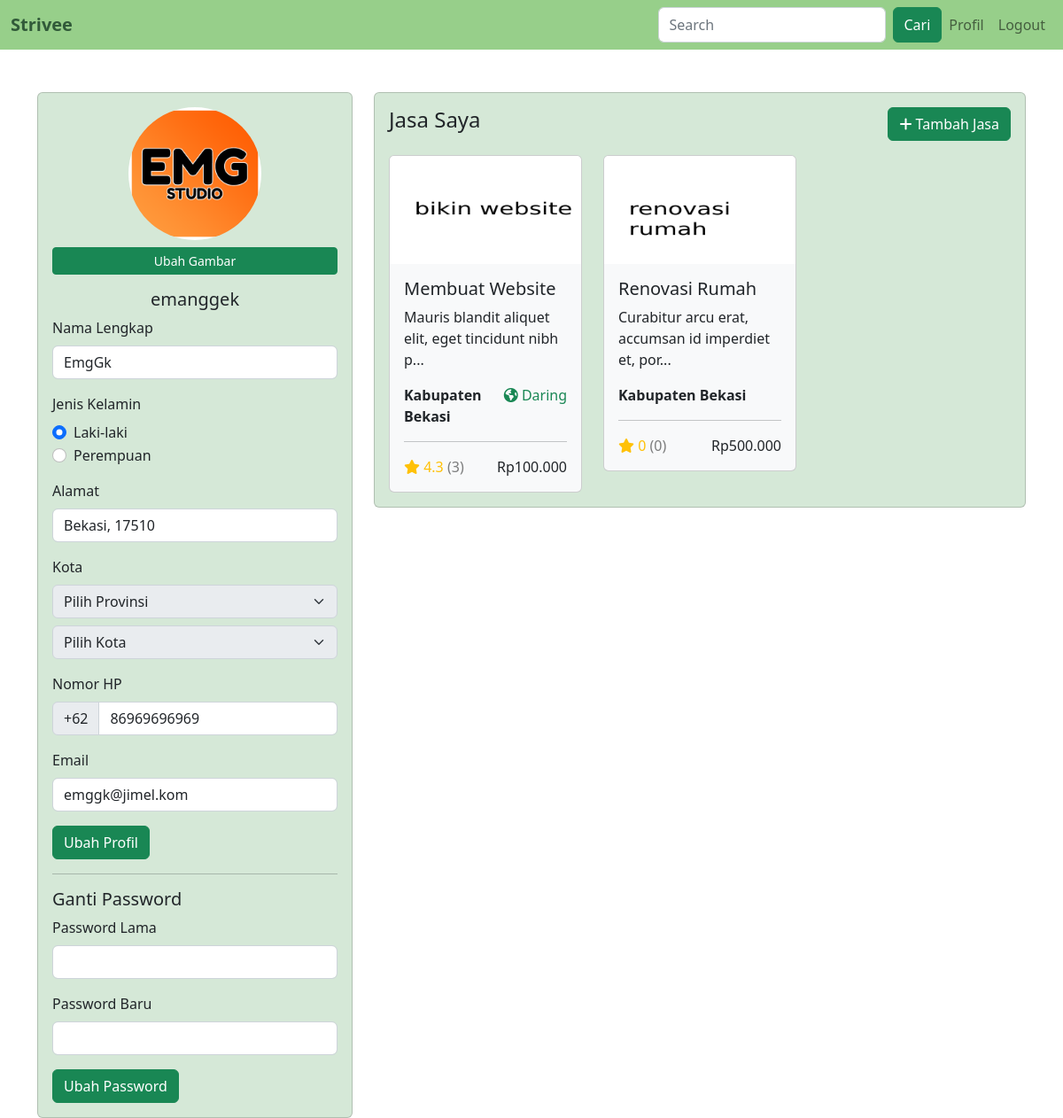
The app's page /profile.php (signed in) with its own data.
### tables this page shows
CREATE TABLE `users` (
  `id` int(11) NOT NULL,
  `admin` tinyint(1) NOT NULL,
  `username` varchar(20) NOT NULL,
  `password` varchar(100) NOT NULL,
  `email` varchar(20) NOT NULL,
  `name` varchar(20) NOT NULL,
  `gender` tinyint(1) NOT NULL,
  `address` text NOT NULL,
  `phone` varchar(12) NOT NULL,
  `image` text NOT NULL,
  `city_id` int(11) NOT NULL,
  `city` varchar(50) NOT NULL
);

CREATE TABLE `products` (
  `id` int(11) NOT NULL,
  `owner` int(11) NOT NULL,
  `name` varchar(20) NOT NULL,
  `category` int(11) NOT NULL,
  `price` int(11) NOT NULL,
  `description` text NOT NULL,
  `image` text NOT NULL,
  `city_id` int(11) NOT NULL,
  `city` varchar(50) NOT NULL,
  `online` tinyint(1) NOT NULL,
  `rating` int(11) NOT NULL,
  `rating_count` int(11) NOT NULL
);

### functions.php (called while the page is built, shortened)
<?php
function money($number)
{
    return "Rp" . number_format($number, 0, ".", ".");
}
function conn()
{
    return mysqli_connect("localhost", "root", "", "ecommerce");
}
function query($query)
{
    $conn = conn();
    $result = mysqli_query($conn, $query);
    $rows = [];
    while ($row = mysqli_fetch_assoc($result)) {
        $rows[] = $row;
    }
    return $rows;
}
function getUserById($userId)
{
    $user = query("SELECT * FROM `users` WHERE `id`=$userId");
    return $user[0];
}
function getProudctsByOwner($userId, $start = 0)
{
    return query("SELECT * FROM `products` WHERE `owner`=$userId ORDER BY `rating` DESC LIMIT $start, 10");
}

### profile.php (the view, shortened to what this page needs)
<?php
require "functions.php";
$user = getUserById($_SESSION["userId"]);
$products = getProudctsByOwner($user["id"]);
$page = "Profile";
require "template/start.php";
?>
<div class="row">
    <div class="col-lg-4">
        <div class="card">
            <div class="card-body">
                <form method="POST" enctype="multipart/form-data">
                    <img src="<?= $user["image"] ?>" class="rounded-circle d-flex m-auto" height="150">
                    <label for="image" id="image-label" class="btn btn-success btn-sm mt-2 mb-2 w-100">Ubah Gambar</label>
                    <h5 class="text-center mt-2"><?= $user["username"] ?></h5>
                    <div class="mb-3">
                        <label for="name" class="form-label">Nama Lengkap</label>
                        <input type="text" class="form-control" id="name" name="name" value="<?= $user["name"] ?>">
                    </div>
                    <div class="mb-3">
                        <label for="name" class="form-label">Jenis Kelamin</label>
                        <div class="form-check">
                            <input class="form-check-input" type="radio" name="gender" id="gender1" value="0" <?= !$user["gender"] ? "checked" : "" ?>>
                            <label class="form-check-label" for="gender1">
                                Laki-laki
                            </label>
                        </div>
                        <div class="form-check">
                            <input class="form-check-input" type="radio" name="gender" id="gender2" value="1" <?= $user["gender"] ? "checked" : "" ?>>
                            <label class="form-check-label" for="gender2">
                                Perempuan
                            </label>
                        </div>
                    </div>
                    <div class="mb-3">
                        <label for="address" class="form-label">Alamat</label>
                        <input type="text" class="form-control" id="address" name="address" value="<?= $user["address"] ?>">
                    </div>
                    <div class="mb-3">
                        <label for="province" class="form-label">Kota</label>
                        <select id="province" class="form-select" disabled>
                            <option value="" disabled selected>Pilih Provinsi</option>
                        </select>
                        <select name="city" id="city" class="form-select mt-2" disabled>
                            <option value="" disabled selected>Pilih Kota</option>
                        </select>
                    </div>
                    <div class="mb-3">
                        <label for="phone" class="form-label">Nomor HP</label>
                        <div class="input-group">
                            <span class="input-group-text">+62</span>
                            <input type="number" class="form-control" id="phone" name="phone" min="8100000000" max="819999999999" value="<?= $user["phone"] ?>">
                        </div>
                    </div>
                    <div class="mb-3">
                        <label for="email" class="form-label">Email</label>
                        <input type="email" class="form-control" id="email" name="email" required value="<?= $user["email"] ?>">
                    </div>
                    <button type="submit" class="btn btn-success">Ubah Profil</button>
                </form>
                <hr>
                <h5>Ganti Password</h5>
                <form method="post">
                    <div class="mb-3">
                        <label for="password" class="form-label">Password Lama</label>
                        <input type="password" class="form-control" id="password" name="password" required>
                    </div>
                    <div class="mb-3">
                        <label for="password2" class="form-label">Password Baru</label>
                        <input type="password" class="form-control" id="password2" name="password2" required>
                    </div>
                    <button type="submit" class="btn btn-success">Ubah Password</button>
                </form>
            </div>
        </div>
    </div>
    <div class="col-lg mt-3 mt-lg-0">
        <div class="card">
            <div class="card-body">
                <div class="row">
                    <div class="col">
                        <h4>Jasa Saya</h4>
                    </div>
                    <div class="col-auto">
                        <button type="button" class="btn btn-success" id="open-modal" data-bs-toggle="modal" data-bs-target="#modal"><i class="fa-solid fa-plus"></i> Tambah Jasa</button>
                    </div>
                </div>
                <div class="row">
                    <?php foreach ($products as $product) : ?>
                        <a href="jasa.php?id=<?= $product["id"] ?>" class="text-decoration-none text-dark col-md-6 col-lg-4 mt-3">
                            <div class="card bg-light">
                                <img src="<?= $product["image"] ?>" class="card-img-top">
                                <div class="card-body">
                                    <h5 class="card-title"><?= $product["name"] ?></h5>
                                    <p><?= substr($product["description"], 0, 50) ?>...</p>
                                    <div class="row">
                                        <div class="col">
                                            <b><?= $user["city"] ?></b>
                                        </div>
                                        <div class="col-auto text-success">
                                            <?= $product["online"] ? '<i class="fa-solid fa-earth-americas"></i> Daring' : "" ?>
                                        </div>
                                    </div>
                                    <hr>
                                    <div class="row">
                                        <div class="col">
                                            <span class="text-warning"><i class="fa fa-star"></i> <?= $product["rating"] > 0 ? round($product["rating"] / $product["rating_count"], 1) : "0" ?></span>
                                            <span class="text-black-50">(<?= $product["rating_count"] ?>)</span>
                                        </div>
                                        <div class="col-auto">
                                            <span><?= money($product["price"]) ?></span>
                                        </div>
                                    </div>
                                </div>
                            </div>
                        </a>
                    <?php endforeach ?>
                </div>
            </div>
        </div>
    </div>
</div>
<?php require "template/end.php" ?>

### template/start.php (shortened to what this page needs)
<!doctype html>
<html lang="en">
<head>
    <link href="https://cdn.jsdelivr.net/npm/bootstrap@5.2.0-beta1/dist/css/bootstrap.min.css" rel="stylesheet">
    <link rel="stylesheet" href="https://cdnjs.cloudflare.com/ajax/libs/font-awesome/6.1.1/css/all.min.css" />
    <link rel="stylesheet" href="/css/style.css">
</head>
<body>
    <?php if ($page !== "Login" && $page !== "Register") : ?>
        <nav class="navbar navbar-expand-lg navbar-light sticky-top">
            <div class="container-fluid">
                <a class="navbar-brand" href="/">Strivee</a>
                <div class="collapse navbar-collapse" id="navbarNavAltMarkup">
                    <div class="navbar-nav ms-auto">
                        <form action="products.php" method="GET" class="d-flex">
                            <input class="form-control me-2" name="q" type="search" placeholder="Search" aria-label="Search" <?= isset($_GET["q"]) ? "value=" . $_GET["q"] : "" ?>>
                            <button class="btn btn-success" type="submit">Cari</button>
                        </form>
                        <?php if (isset($_SESSION["userId"])) : ?>
                            <a class="nav-link" href="profile.php">Profil</a>
                            <a class="nav-link" href="logout.php">Logout</a>
                        <?php else : ?>
                            <a class="nav-link" href="login.php">Login</a>
                        <?php endif ?>
                    </div>
                </div>
            </div>
        </nav>
        <div class="container mt-5">
        <?php endif ?>

### template/end.php (shortened to what this page needs)
<?= $page !== "Login" && $page !== "Register" ? "</div>" : "" ?>
</body>
</html>

### css/style.css (style rules this page uses)
.navbar { background-color: #97cf8a; }
.navbar-brand { font-weight: bold; color: #315a39; }
.navbar form { margin-right: 0; }
.card, .modal-content, .bg { background-color: #d5e8d7; }

### records on screen
users: image (picture), username "emanggek", name "EmgGk", gender "☑ Laki-laki", gender "☐ Perempuan", address "Bekasi, 17510", phone "86969696969", email "emggk@jimel.kom", city "Kabupaten Bekasi"
products: image (picture), name "Membuat Website", description "Mauris blandit aliquet elit, eget tincidunt nibh p", online 1 (drawn), $product["rating"] / $product["rating_count"] "4.3", rating_count "3", price "Rp100.000"
products: image (picture), name "Renovasi Rumah", description "Curabitur arcu erat, accumsan id imperdiet et, por", rating "0", rating_count "0", price "Rp500.000"
